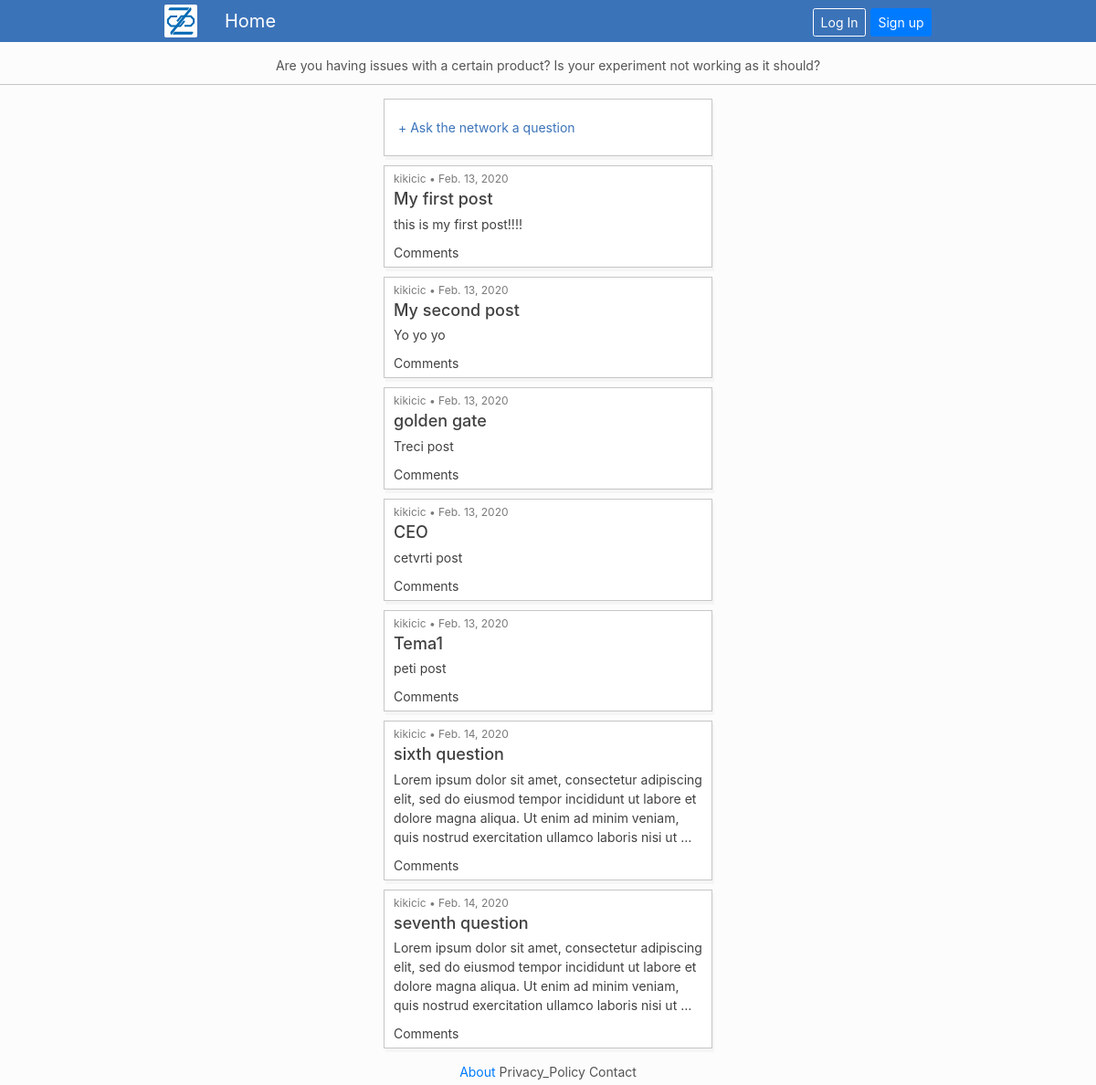
The page / on the database its author committed.
### blog/models.py (models this page shows, shortened)
class Post (models.Model):
    title = models.CharField (max_length=400)
    author = models.ForeignKey (get_user_model(), on_delete=models.CASCADE,)
    date = models.DateField (auto_now_add=True)
    text = models.TextField ()

### users/models.py (models this page shows)
class CustomUser (AbstractUser):
    university = models.CharField (max_length=80)
    department = models.CharField (max_length=80, blank=True)

### blog/views.py (the view)
class HomePageView (ListView):
    model = Post
    template_name = 'home.html'
    context_object_name = 'all_posts_list'

### templates/home.html
{% extends 'base.html' %}
{% load threadedcomments_tags %}
{% block instruction %}
<div class="intruction_container">
<p class='homepage_instruction'>Are you having issues with a certain product? Is your experiment not working as it should?</p>
</div>
{% endblock instruction %}
{% block listview %}
    <div class='add_post'>
        <a href="{% url 'post_new' %}" class="colored_link">+ Ask the network a question</a>
    </div>
    {% for post in all_posts_list %}
    {% get_comment_count for post as comment_count %}
    <div class="user_post">
        <p class="author_date">{{post.author}} &#8226; {{post.date}}</p>
        <a href="{% url 'post_detail' post.pk %}">
        <h2>{{post.title}}</h2>
        <p class="post_text">{{post.text|truncatechars:200 }}</p>
        </a>
        <a href="{% url 'post_detail' post.pk %}">{{ comment_count }} Comments</a>
    </div>
    {% endfor %}
{% endblock listview %}

### templates/base.html (shortened to what this page needs)
{% load static %}
{% load crispy_forms_tags %}
<!DOCTYPE html>
<html>
    <head>
        <link rel="stylesheet" href="https://stackpath.bootstrapcdn.com/bootstrap/4.4.1/css/bootstrap.min.css">
        <link href="{% static 'css/base.css' %}" rel="stylesheet" type="text/css">
    </head>
    <body>
        <nav class="navbar navbar-expand-md navbar-dark bg-dark mb-4">
            <div id='logo_image'>
            <img src="{% static 'z_logo_final.svg' %}" width=36px height=36px class="logo_square" />
            </div>
            <a class="navbar-brand" href="{% url 'homepage' %}">Home</a>
            <div class="collapse navbar-collapse" id="navbarCollapse">
              {% if user.is_authenticated %}
                <ul class="navbar-nav ml-auto">
                  <li class="nav-item">
                    <a class="nav-link dropdown-toggle" href="#" id="userMenu"
                      data-toggle="dropdown" aria-haspopup="true"
                      aria-expanded="false">
                      {{ user.username }}
                    </a>
                    <div class="dropdown-menu dropdown-menu-right"
                      aria-labelledby="userMenu">
                      <a class="dropdown-item"
                      href="{% url 'password_change' %}">Change password</a>
                      <div class="dropdown-divider"></div>
                      <a class="dropdown-item" href="{% url 'logout' %}">
                      Log Out</a>
                    </div>
                  </li>
                </ul>
              {% else %}
                <form class="form-inline ml-auto">
                  <a href="{% url 'login' %}" class="btn btn-outline-secondary">
                  Log In</a>
                  <a href="{% url 'signup' %}" class="btn btn-primary ml-2">
                  Sign up</a>
                </form>
              {% endif %}
            </div>
        </nav>
        {% block instruction %}
        {% endblock instruction %}
        <section id='bigcontainer'>
            <div class="inside_div">
        {% block listview %}
        {% endblock listview %}
            </div>
        </section>
        <footer><a href="{% url 'about' %}">About</a> Privacy_Policy Contact</footer>
    </body>
</html>

### static/css/base.css (style rules this page uses)
html { font-size: 62.5%; }
body { font-size: 1.4rem; color: rgba(65, 65,65,0.9) !important; background-color: #fcfcfc; position: relative; min-height: 100vh; }
h2 { font-size: 1.8rem !important; }
p.author_date { font-size: 1.2rem; margin-bottom: 2px; color: rgba(65, 65,65,0.7); }
p.post_text { font-size: 1.4rem; margin-top: 6px; }
a:link { text-decoration: none; }
a.colored_link { color: #3B73B9 !important; }
.inside_div { padding: 10px; margin: 0px; }
.inside_div a { color: rgba(65, 65, 65, 1.0) }
.navbar-brand, .btn, .btn-outline-secondary { font-size: 2.0rem; }
.btn-outline-secondary, .btn, .btn-primary, .ml-2 { font-size: 1.4rem; }
.logo_square { margin-right: 10px; }
.navbar-dark.bg-dark { background-color:#3b73b9 !important; }
.btn.btn-outline-secondary { border-color: #ffffff; color: #ffffff; }
form.form-inline.ml-auto { margin-top: 3px; float: right; }
a.btn.btn-outline-secondary { float: right; }
a.btn.btn-primary.ml-2 { float: right; }
.intruction_container { border-bottom: 0.5px solid rgba(112, 112, 112, 0.4); text-align: center; }
.add_post { padding: 20px 15px 20px 15px; margin-bottom: 10px; border: 0.5px solid rgba(112, 112, 112, 0.4); box-shadow: 2px 4px #f5f5f5; background-color: #ffffff; }
.user_post { padding: 5px 10px 5px 10px; margin-bottom: 10px; border: 0.5px solid rgba(112, 112, 112, 0.4); box-shadow: 2px 4px #f5f5f5; background-color: #ffffff; }
footer { text-align: center; position: absolute; padding-top: 50px; margin-bottom: 5px; bottom: 0; width: 100%; height: 2.5rem; }
@media only screen and (min-width: 1025px) { .inside_div { margin: 5px 410px 20px 410px; } }
@media only screen and (min-width: 1025px) { .navbar-brand { padding-left: 20px; } }
@media only screen and (min-width: 1025px) { #logo_image { padding-left: 170px; } }
@media only screen and (min-width: 1025px) { .ml-2 { margin-right: 170px; } }

### rows shown on the page
Post: author "kikicic", date "Feb. 13, 2020", title "My first post", text "this is my first post!!!!"
Post: author "kikicic", date "Feb. 13, 2020", title "My second post", text "Yo yo yo"
Post: author "kikicic", date "Feb. 13, 2020", title "golden gate", text "Treci post"
Post: author "kikicic", date "Feb. 13, 2020", title "CEO", text "cetvrti post"
Post: author "kikicic", date "Feb. 13, 2020", title "Tema1", text "peti post"
Post: author "kikicic", date "Feb. 14, 2020", title "sixth question", text "Lorem ipsum dolor sit amet, consectetur adipiscing elit, sed do eiusmod tempor incididunt ut labore et dolore magna aliqua. Ut enim ad minim veniam, quis nostrud exercitation ullamco laboris nisi ut …"
Post: author "kikicic", date "Feb. 14, 2020", title "seventh question", text "Lorem ipsum dolor sit amet, consectetur adipiscing elit, sed do eiusmod tempor incididunt ut labore et dolore magna aliqua. Ut enim ad minim veniam, quis nostrud exercitation ullamco laboris nisi ut …"
